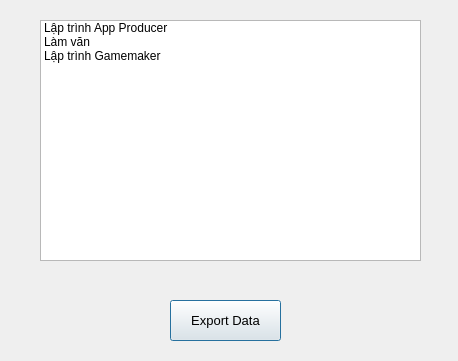
<?xml version="1.0" encoding="UTF-8"?>
<ui version="4.0">
 <class>Dialog</class>
 <widget class="QDialog" name="Dialog">
  <property name="geometry">
   <rect>
    <x>0</x>
    <y>0</y>
    <width>458</width>
    <height>361</height>
   </rect>
  </property>
  <property name="windowTitle">
   <string>Dialog</string>
  </property>
  <property name="modal">
   <bool>false</bool>
  </property>
  <widget class="QListWidget" name="listWidget">
   <property name="geometry">
    <rect>
     <x>40</x>
     <y>20</y>
     <width>381</width>
     <height>241</height>
    </rect>
   </property>
   <item>
    <property name="text">
     <string>Lập trình App Producer</string>
    </property>
   </item>
   <item>
    <property name="text">
     <string>Làm văn</string>
    </property>
   </item>
   <item>
    <property name="text">
     <string>Lập trình Gamemaker</string>
    </property>
   </item>
  </widget>
  <widget class="QPushButton" name="bt_export">
   <property name="geometry">
    <rect>
     <x>170</x>
     <y>300</y>
     <width>111</width>
     <height>41</height>
    </rect>
   </property>
   <property name="font">
    <font>
     <pointsize>10</pointsize>
    </font>
   </property>
   <property name="text">
    <string>Export Data</string>
   </property>
  </widget>
 </widget>
 <resources/>
 <connections/>
</ui>
